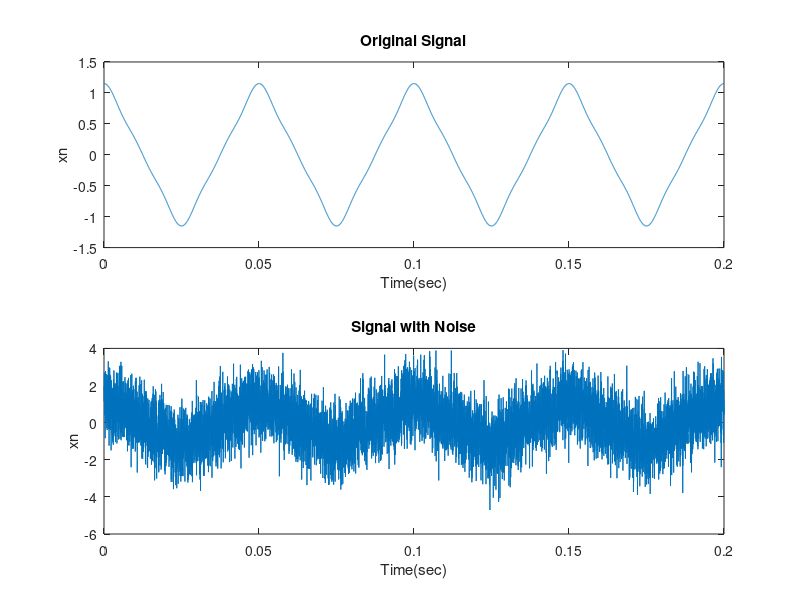
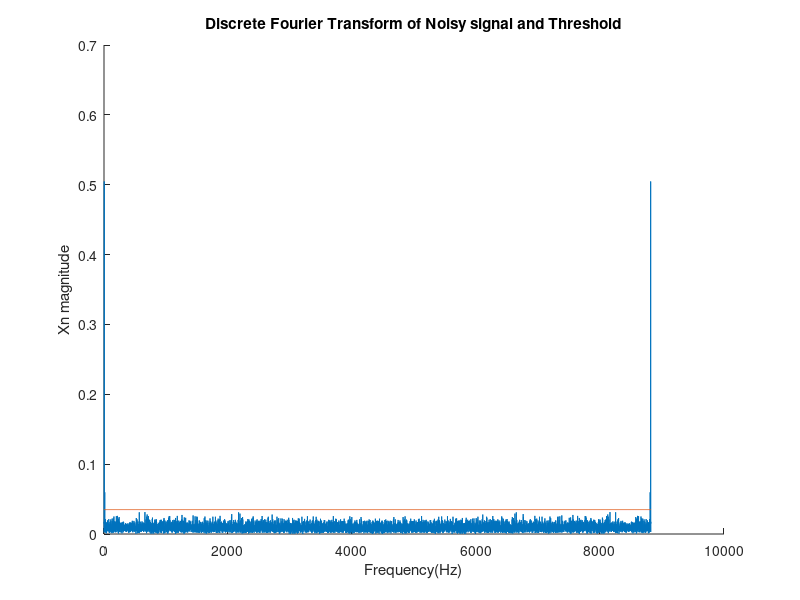
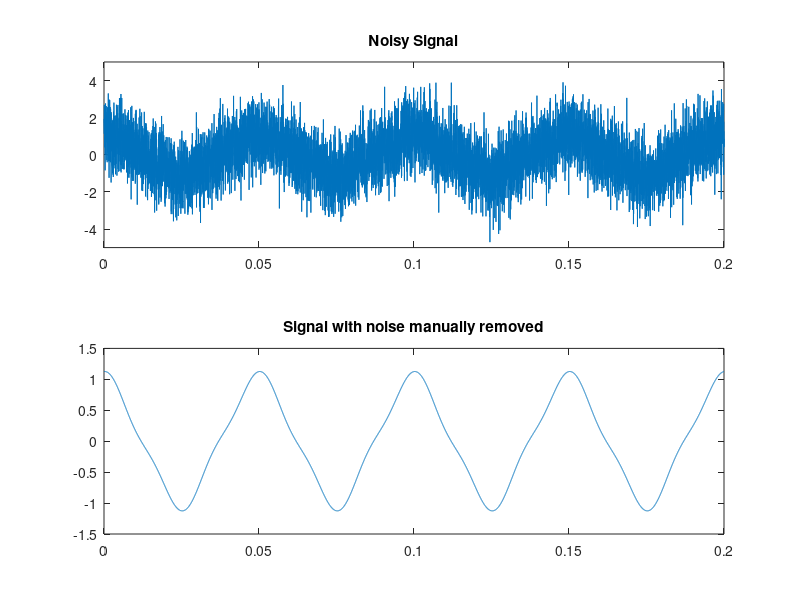

Write the MATLAB code that produced these figures, in order.

clear all; clc;
%% number 5
x = @(t) cos(2*pi*20*t)+1/9*cos(3*2*pi*20*t)+1/25*cos(5*2*pi*20*t);
tsample = [0:1/44100:1/5];
xdiscrete = x(tsample);
xdiscreterand = xdiscrete + randn(1,length(xdiscrete));
Xdiscreterand = fft(xdiscreterand);

figure(1); hold on;
subplot(2,1,1);
plot(tsample,xdiscrete); % normal signal
xlabel('Time(sec)');
ylabel('xn');
title('Original Signal');
subplot(2,1,2);
plot(tsample,xdiscreterand); % signal with noise
xlabel('Time(sec)');
ylabel('xn');
title('Signal with Noise');

figure(2); hold on;
title('Discrete Fourier Transform of Noisy signal and Threshold');
plot(0:8820,abs(Xdiscreterand)/8820);
xlabel('Frequency(Hz)');
ylabel('Xn magnitude');
threshold = .035; %threshold determined by analyzing graph
plot(0:8820,threshold*ones(1,length(tsample)));

for i = 1:length(Xdiscreterand)
    if Xdiscreterand(i)/8820<threshold
        Xdiscreterand(i) = 0;
    end
end
xnoiseremoved = ifft(Xdiscreterand);

figure(3); hold on;
subplot(2,1,1);
plot(tsample,xdiscreterand);
title('Noisy Signal');
axis([0 0.2 -5 5]);
subplot(2,1,2);
plot(tsample, xnoiseremoved);
title('Signal with noise manually removed');



